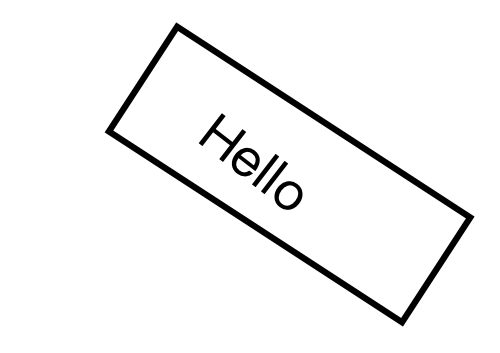
#> input picture imgs/hello.png, 500 x 353 px
$ python '51_图形轮廓_外接矩阵.py'
#> lines starting #> are read from the running program, lines starting #| are printed output that depends on the picture; after the words box and inside, x2 and y2 are one past the last pixel; in counts of white or black regions, pixels touching at a corner belong together
import cv2
import numpy as np


def draw_shape(src, points):
    """
    绘制检测形状的方法
    :param src: 原图
    :param points: 检测结果的点
    :return: None
    """
    i = 0
    while i< len(points):
        if i == len(points) - 1:
            x, y = points[i][0]
            x1, y1 = points[0][0]
            cv2.line(src, (x,y), (x1, y1), (0, 0, 255), 3)
        else:
            x, y = points[i][0]
            x1, y1 = points[i+1][0]
            cv2.line(src, (x, y), (x1, y1), (0, 0, 255), 3)
        i += 1


img = cv2.imread('./imgs/hello.png')
#> img is the input picture: shape (353, 500, 3); min 0, max 255, mean 244.3

# 转为单通道
gray = cv2.cvtColor(img, cv2.COLOR_RGB2GRAY)
# cv2.imshow('gray', gray)

# 对图片进行二值化
ret, img_binary = cv2.threshold(gray, 100, 255, cv2.THRESH_BINARY)
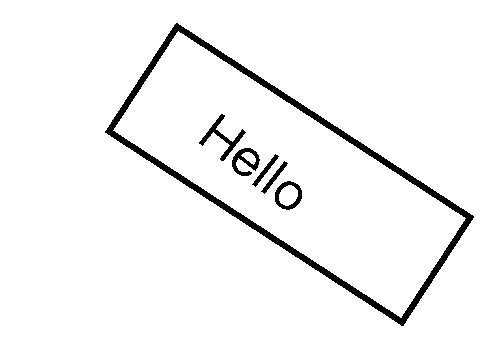
#> img_binary: shape (353, 500); 95.9% white; 6 black regions
# cv2.imshow('binary', img_binary)

# 轮廓查找
contours, hierarchy = cv2.findContours(image=img_binary, mode=cv2.RETR_TREE, method=cv2.CHAIN_APPROX_SIMPLE)
#> contours = 10 contours; largest, box (x1, y1, x2, y2) and area: (0, 0, 500, 353) 175648, (104, 22, 475, 327) 47044, (113, 31, 466, 318) 40484, (274, 180, 303, 211) 645, (231, 147, 261, 177) 517
print(f'检测出的轮廓数：{len(contours)}')
#| 检测出的轮廓数：10
# print(contours)


# 最小外接矩形
rect = cv2.minAreaRect(points=contours[1])
#> rect = ((289.1, 174), (132.7, 357.5), -56.94)
box = cv2.boxPoints(rect) # 找旋转矩形的四个顶点
#> box = [[402.7, 327.1], [103.1, 132.1], [175.5, 20.85], [475.1, 215.8]]
box = np.int0(box)
#> box = [[402, 327], [103, 132], [175, 20], [475, 215]]
# 绘制轮廓
cv2.drawContours(img, [box], 0, (0,0,255), 2)


# 最大外接矩阵
rect1 = cv2.boundingRect(contours[1])
#> rect1 = (104, 22, 371, 305)
print(rect1)
#| (104, 22, 371, 305)
# 绘制
x, y, w, h = rect1
#> x = 104; y = 22; w = 371; h = 305
cv2.rectangle(img, (x, y), (x+w, y+h), (0,255,0), 2)
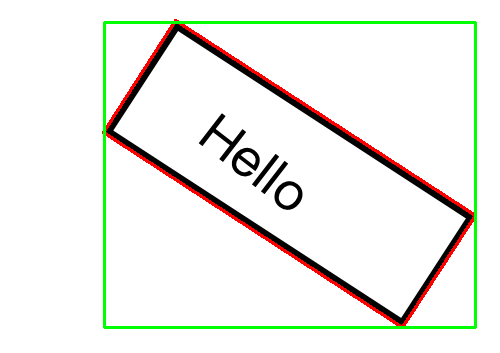
#> img: shape (353, 500, 3); mean B, G, R 234.8, 240.7, 239.4


cv2.imshow('result', img)

cv2.waitKey()
